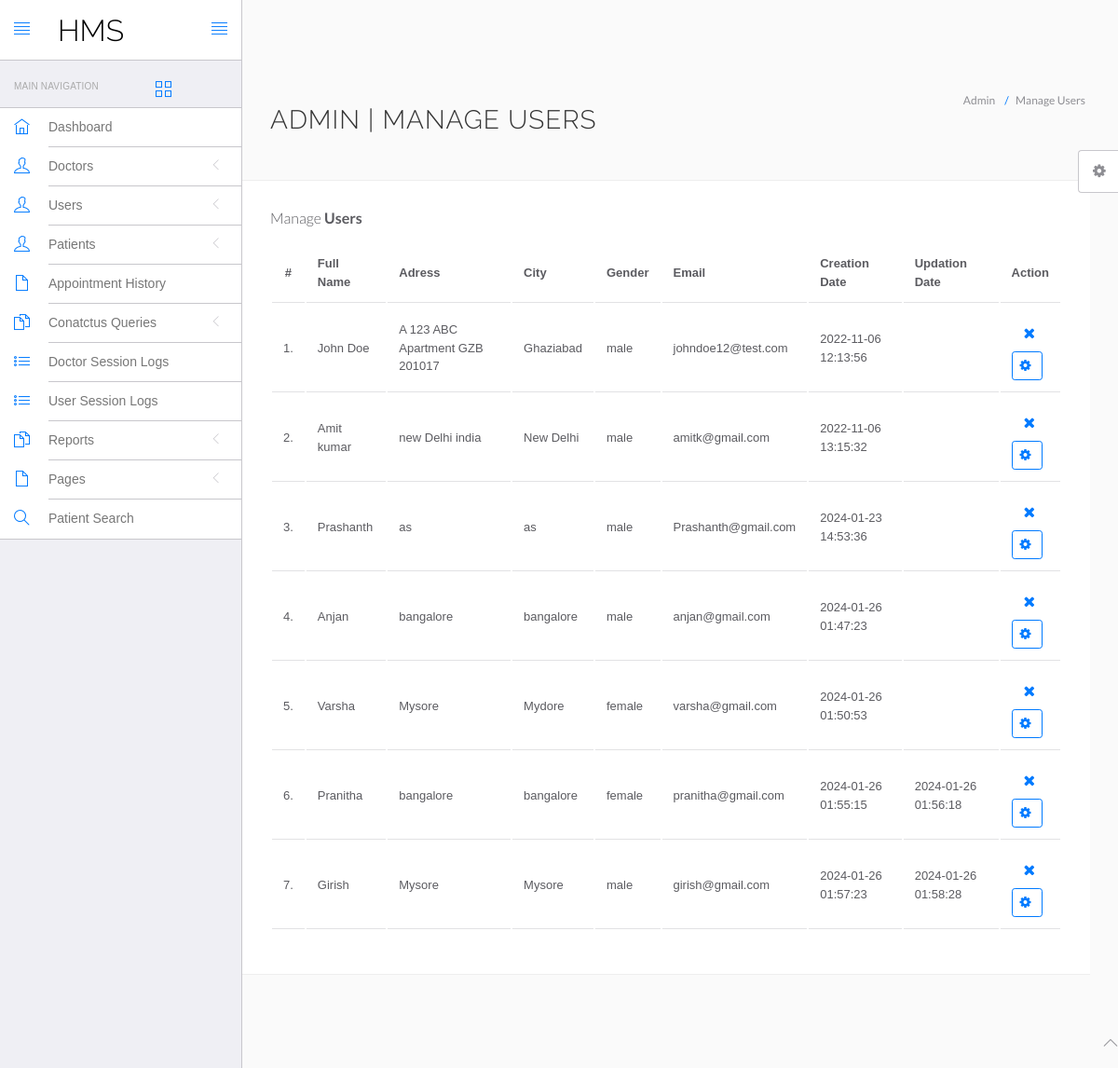
Page /hospital/hms/admin/manage-users.php (signed in) on the committed database.
### tables this page shows
CREATE TABLE `users` (
  `id` int(11) NOT NULL,
  `fullName` varchar(255) DEFAULT NULL,
  `address` longtext DEFAULT NULL,
  `city` varchar(255) DEFAULT NULL,
  `gender` varchar(255) DEFAULT NULL,
  `email` varchar(255) DEFAULT NULL,
  `password` varchar(255) DEFAULT NULL,
  `regDate` timestamp NULL DEFAULT current_timestamp(),
  `updationDate` timestamp NULL DEFAULT NULL ON UPDATE current_timestamp()
);

### hospital/hms/admin/manage-users.php (the view, shortened to what this page needs)
<?php
include('include/config.php');
if(strlen($_SESSION['id']==0)) {
 header('location:logout.php');
  } else{
?>
<!DOCTYPE html>
<html lang="en">
	<head>
		<link rel="stylesheet" href="vendor/bootstrap/css/bootstrap.min.css">
		<link rel="stylesheet" href="vendor/fontawesome/css/font-awesome.min.css">
		<link rel="stylesheet" href="vendor/themify-icons/themify-icons.min.css">
		<link href="vendor/animate.css/animate.min.css" rel="stylesheet" media="screen">
		<link href="vendor/perfect-scrollbar/perfect-scrollbar.min.css" rel="stylesheet" media="screen">
		<link href="vendor/switchery/switchery.min.css" rel="stylesheet" media="screen">
		<link href="vendor/bootstrap-touchspin/jquery.bootstrap-touchspin.min.css" rel="stylesheet" media="screen">
		<link href="vendor/select2/select2.min.css" rel="stylesheet" media="screen">
		<link href="vendor/bootstrap-datepicker/bootstrap-datepicker3.standalone.min.css" rel="stylesheet" media="screen">
		<link href="vendor/bootstrap-timepicker/bootstrap-timepicker.min.css" rel="stylesheet" media="screen">
		<link rel="stylesheet" href="assets/css/styles.css">
		<link rel="stylesheet" href="assets/css/plugins.css">
		<link rel="stylesheet" href="assets/css/themes/theme-1.css" id="skin_color" />
	</head>
	<body>
		<div id="app">
<?php include('include/sidebar.php');?>
			<div class="app-content">
						<?php include('include/header.php');?>
				<div class="main-content" >
					<div class="wrap-content container" id="container">
						<section id="page-title">
							<div class="row">
								<div class="col-sm-8">
									<h1 class="mainTitle">Admin | Manage Users</h1>
																	</div>
								<ol class="breadcrumb">
									<li>
										<span>Admin</span>
									</li>
									<li class="active">
										<span>Manage Users</span>
									</li>
								</ol>
							</div>
						</section>
						<div class="container-fluid container-fullw bg-white">
									<div class="row">
								<div class="col-md-12">
									<h5 class="over-title margin-bottom-15">Manage <span class="text-bold">Users</span></h5>
									<table class="table table-hover" id="sample-table-1">
										<thead>
											<tr>
												<th class="center">#</th>
												<th>Full Name</th>
												<th class="hidden-xs">Adress</th>
												<th>City</th>
												<th>Gender </th>
												<th>Email </th>
												<th>Creation Date </th>
												<th>Updation Date </th>
												<th>Action</th>
											</tr>
										</thead>
										<tbody>
<?php
$sql=mysqli_query($con,"select * from users");
$cnt=1;
while($row=mysqli_fetch_array($sql))
{
?>
											<tr>
												<td class="center"><?php echo $cnt;?>.</td>
												<td class="hidden-xs"><?php echo $row['fullName'];?></td>
												<td><?php echo $row['address'];?></td>
												<td><?php echo $row['city'];?>
												</td>
												<td><?php echo $row['gender'];?></td>
												<td><?php echo $row['email'];?></td>
												<td><?php echo $row['regDate'];?></td>
												<td><?php echo $row['updationDate'];?>
												</td>
												<td >
												<div class="visible-md visible-lg hidden-sm hidden-xs">
	<a href="manage-users.php?id=<?php echo $row['id']?>&del=delete" onClick="return confirm('Are you sure you want to delete?')"class="btn btn-transparent btn-xs tooltips" tooltip-placement="top" tooltip="Remove"><i class="fa fa-times fa fa-white"></i></a>
												</div>
												<div class="visible-xs visible-sm hidden-md hidden-lg">
													<div class="btn-group" dropdown is-open="status.isopen">
														<button type="button" class="btn btn-primary btn-o btn-sm dropdown-toggle" dropdown-toggle>
															<i class="fa fa-cog"></i>&nbsp;<span class="caret"></span>
														</button>
													</div>
												</div></td>
											</tr>
											<?php
$cnt=$cnt+1;
											 }?>
										</tbody>
									</table>
								</div>
							</div>
								</div>
							</div>
						</div>
					</div>
				</div>
	<?php include('include/footer.php');?>
	<?php include('include/setting.php');?>
	</body>
</html>
<?php } ?>

### hospital/hms/admin/assets/css/themes/theme-1.css (style rules this page uses)
body { background: #FAFAFA; }

### rows in the picture
users: fullName "John Doe", address "A 123 ABC Apartment GZB 201017", city "Ghaziabad", gender "male", email "johndoe12@test.com", regDate "2022-11-06 12:13:56"
users: fullName "Amit kumar", address "new Delhi india", city "New Delhi", gender "male", email "amitk@gmail.com", regDate "2022-11-06 13:15:32"
users: fullName "Prashanth", address "as", city "as", gender "male", email "Prashanth@gmail.com", regDate "2024-01-23 14:53:36"
users: fullName "Anjan", address "bangalore", city "bangalore", gender "male", email "anjan@gmail.com", regDate "2024-01-26 01:47:23"
users: fullName "Varsha", address "Mysore", city "Mydore", gender "female", email "varsha@gmail.com", regDate "2024-01-26 01:50:53"
users: fullName "Pranitha", address "bangalore", city "bangalore", gender "female", email "pranitha@gmail.com", regDate "2024-01-26 01:55:15", updationDate "2024-01-26 01:56:18"
users: fullName "Girish", address "Mysore", city "Mysore", gender "male", email "girish@gmail.com", regDate "2024-01-26 01:57:23", updationDate "2024-01-26 01:58:28"
